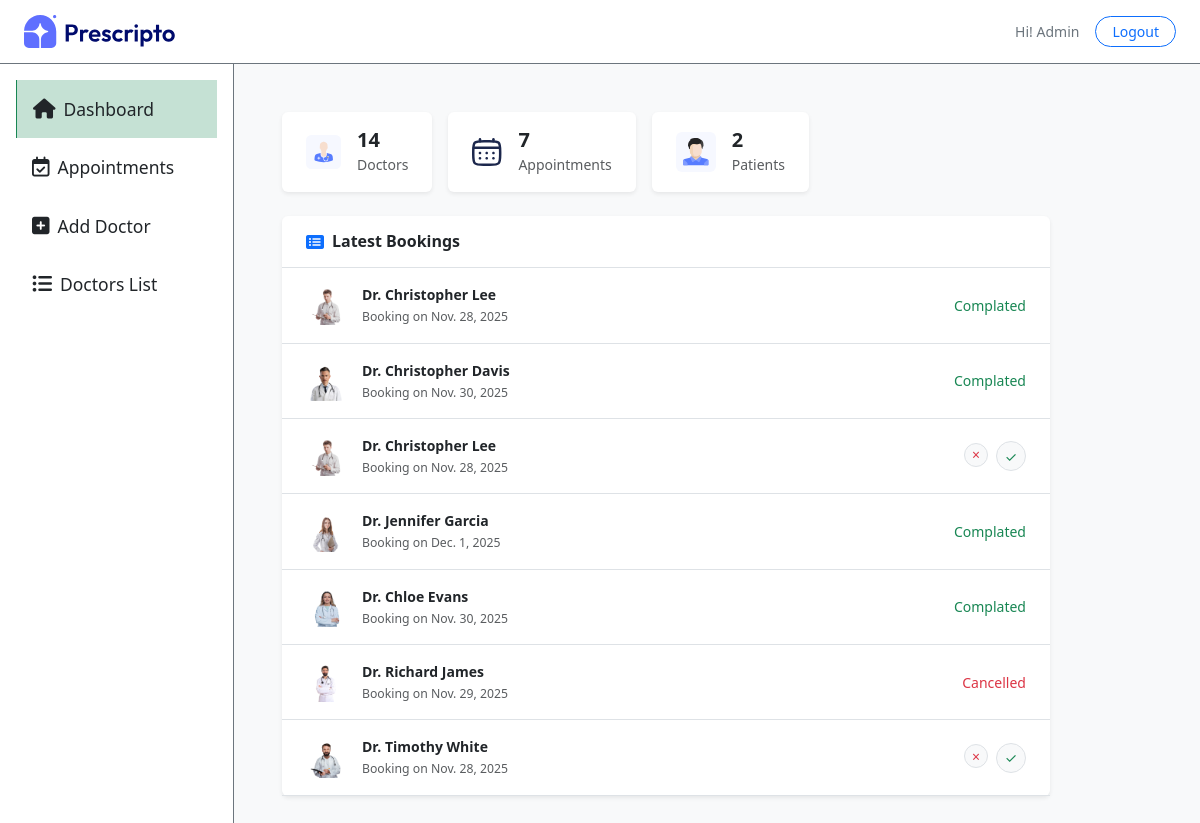
/dash_admin/ (signed in), run on the app's committed database.
### appointment/models.py (models this page shows, shortened)
class Appointment(models.Model):
    STATUS_CHOICES = (
        ('Pending', 'Pending'),
        ('Approved', 'Approved'),
        ('Cancelled', 'Cancelled'),
    )
    user = models.ForeignKey(Patients, on_delete=models.CASCADE)
    doctor = models.ForeignKey(Doctor, on_delete=models.CASCADE)
    appointment_date = models.DateField()
    appointment_time = models.TimeField()
    status = models.CharField(max_length=10, choices=STATUS_CHOICES, default='Pending')
    created_at = models.DateTimeField(auto_now_add=True)

class Doctor(models.Model):
    image = models.ImageField(upload_to='doctor_image')
    name = models.CharField(max_length=100)
    email = models.EmailField()
    username = models.CharField(max_length=255, unique=True)
    password = models.CharField(max_length=100)
    experience = models.IntegerField()
    fees = models.FloatField()
    category = models.ForeignKey(Category, on_delete=models.CASCADE)
    degree = models.CharField(max_length=50)
    about = models.TextField()
    address = models.TextField()

### appointment/views.py (the view)
# urls.py: path('dash_admin/', views.dash_admin, name='dash_admin'),
@login_required(login_url=('/dash_login'))
def dash_admin(request):
    if request.user.is_superuser:
        total_doctors = Doctor.objects.count()
        appointment_total = Appointment.objects.count()
        total_patients = Patients.objects.count()
        latest_appointments = Appointment.objects.all().order_by('-created_at')[:10]
        return render(request, 'dashboard/index.html', {'action': 'admin', "role" : "admin", 'total_doctors': total_doctors, 'appointment_total': appointment_total, 'total_patients': total_patients, 'appointments': latest_appointments})
    return redirect(dash_login)

### templates/dashboard/index.html (shortened to what this page needs)
{% extends "dashboard/layout.html" %}
{% load static %}
{% block contant %}
<section class="flex-grow p-5 bg-light w-100">
    {% if role == 'admin' %}
        <div class="d-flex flex-wrap gap-3 mb-4">
            <div class="d-flex align-items-center bg-white rounded px-4 py-2 shadow-sm min-w-160">
                <img src="{% static "assets/assets_admin/doctor_icon.svg" %}" width="35" class="me-3" />
                <div>
                    <p class="h5 fw-semibold text-dark mb-0">{{ total_doctors }}</p>
                    <small class="text-muted">Doctors</small>
                </div>
            </div>
            <div class="d-flex align-items-center bg-white rounded px-4 py-3 shadow-sm min-w-160">
                <img src="{% static "assets/assets_admin/appointment_icon.svg" %}" width="30" class="me-3" />
                <div>
                    <p class="h5 fw-semibold text-dark mb-0">{{ appointment_total }}</p>
                    <small class="text-muted">Appointments</small>
                </div>
            </div>
            <div class="d-flex align-items-center bg-white rounded px-4 py-3 shadow-sm min-w-160">
                <img src="{% static "assets/assets_admin/patients_icon.svg" %}" width="40" height="40" class="me-3" />
                <div>
                    <p class="h5 fw-semibold text-dark mb-0">{{ total_patients }}</p>
                    <small class="text-muted">Patients</small>
                </div>
            </div>
        </div>
    {% endif %}
    <div class="bg-white rounded shadow-sm" style="max-width: 768px;">
        <div class="d-flex align-items-center border-bottom px-4 py-3">
            <i class="fas fa-list-alt text-primary me-2"></i>
            <h6 class="mb-0 fw-semibold text-dark">
                {% if role == 'admin' %} Latest Bookings {% else %} Your Recent Appointments {% endif %}
            </h6>
        </div>
        <ul class="list-unstyled mb-0">
            {% for appointment in appointments %}
                <li class="d-flex justify-content-between align-items-center px-4 py-3 border-bottom">
                    <div class="d-flex align-items-center">
                        <img src="{{ appointment.doctor.image.url }}" class="rounded me-3" width="40" height="40" />
                        <div class="small text-dark">
                            <p class="mb-0 fw-semibold">{{ appointment.doctor.name }}</p>
                            <small class="text-muted">Booking on {{ appointment.appointment_date }}</small>
                        </div>
                    </div>
                    {% if appointment.status == 'Pending' %}
                        <div class='d-flex justify-content-center'>
                            <form method="post" action="{% url 'cancel_appointment' appointment.id %}">
                                <button class="btn btn-sm btn-light border text-danger rounded-circle p-0 me-2" style="width: 24px; height: 24px;">×</button>
                            </form>
                            <form method="post" action="{% url 'approved_appointment' appointment.id %}">
                                <button class="btn btn-sm btn-light border text-success rounded-circle p-0" style="width: 30px; height: 30px;">✓</button>
                            </form>
                        </div>
                    {% elif appointment.status == 'Approved' %}
                        <p class="text-success m-0 small">Complated</p>
                    {% else %}
                        <p class="text-danger m-0 small">Cancelled</p>
                    {% endif %}
                </li>
            {% endfor %}
        </ul>
    </div>
</section>
{% endblock %}

### data on the page
Appointment: doctor.image (picture), doctor.name "Dr. Christopher Lee", appointment_date "Nov. 28, 2025", status "Complated"
Appointment: doctor.image (picture), doctor.name "Dr. Christopher Davis", appointment_date "Nov. 30, 2025", status "Complated"
Appointment: doctor.image (picture), doctor.name "Dr. Christopher Lee", appointment_date "Nov. 28, 2025"
Appointment: doctor.image (picture), doctor.name "Dr. Jennifer Garcia", appointment_date "Dec. 1, 2025", status "Complated"
Appointment: doctor.image (picture), doctor.name "Dr. Chloe Evans", appointment_date "Nov. 30, 2025", status "Complated"
Appointment: doctor.image (picture), doctor.name "Dr. Richard James", appointment_date "Nov. 29, 2025", status "Cancelled"
Appointment: doctor.image (picture), doctor.name "Dr. Timothy White", appointment_date "Nov. 28, 2025"

### other printed values
{{ total_doctors }} "14"
{{ appointment_total }} "7"
{{ total_patients }} "2"
